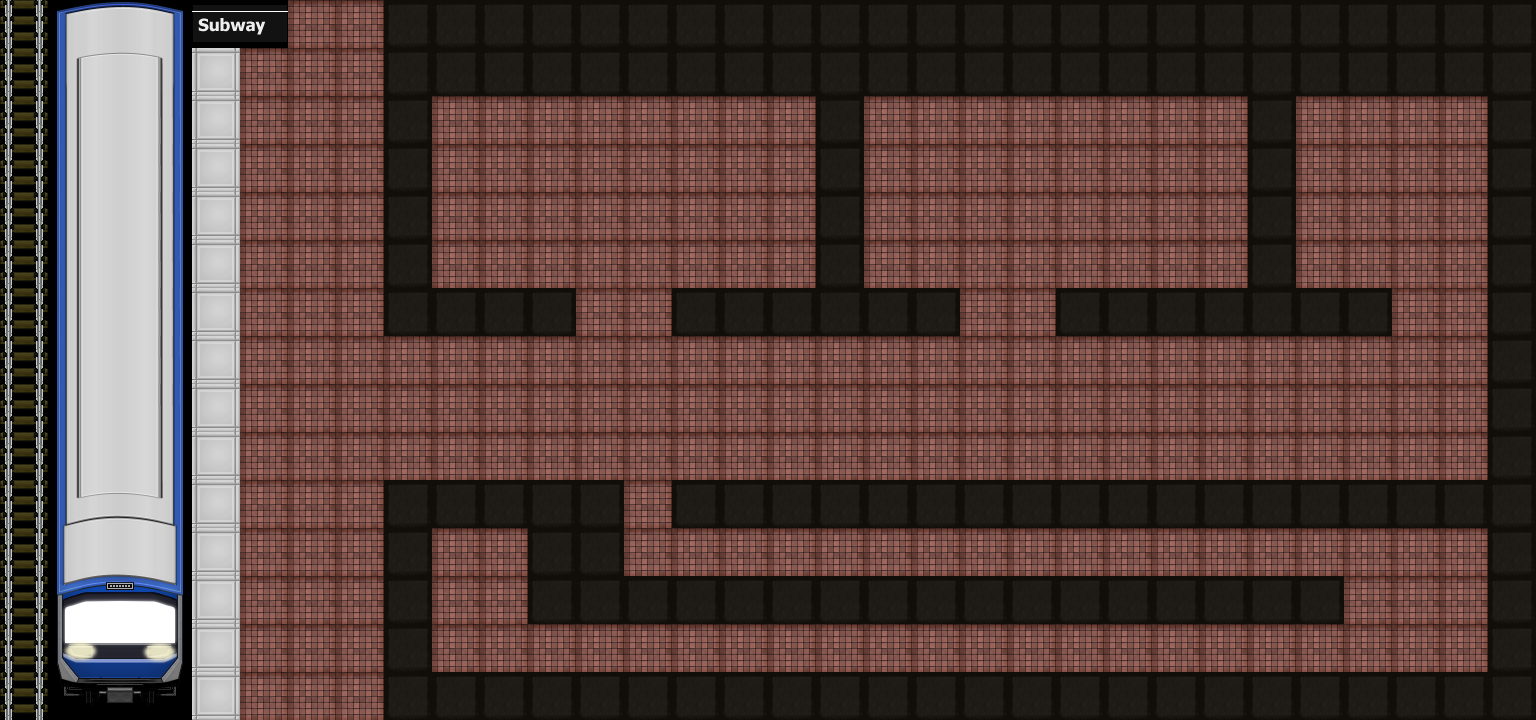

Rendered tile map (Tiled .tmx) drawn with the repository's tilesets; below, a short description and the full map source, tile grids included:
An orthogonal 32x15 tile map with 48x48 px tiles, 1 tile layer (Tile Layer 1), 1 hidden layer not drawn, 7 tilesets.

<map version="1.10" tiledversion="1.10.2" orientation="orthogonal" renderorder="right-down" width="32" height="15" tilewidth="48" tileheight="48" infinite="0" nextlayerid="4" nextobjectid="1">
 <tileset firstgid="1" source="../ts_subway_A2.tsx" />
 <tileset firstgid="193" source="../ts_subway_A4.tsx" />
 <tileset firstgid="349" name="ts_subway_A4_copy" tilewidth="48" tileheight="48" spacing="12" tilecount="156" columns="13">
  <image source="../../KR Transportation Station - Subway and Train Tileset/tileset/ts_subway_A4.png" width="768" height="720" />
 </tileset>
 <tileset firstgid="505" name="ts_subway_A4_cc" tilewidth="48" tileheight="48" tilecount="240" columns="16">
  <image source="../../KR Transportation Station - Subway and Train Tileset/tileset/ts_subway_A4.png" width="768" height="720" />
 </tileset>
 <tileset firstgid="745" source="../ts_subway_B.tsx" />
 <tileset firstgid="1001" name="$!Subway_Car_Left_Right_lights" tilewidth="48" tileheight="48" tilecount="324" columns="12">
  <image source="../../KR Transportation Station - Subway and Train Tileset/tileset/$!Subway_Car_Left_Right_lights.png" width="576" height="1296" />
 </tileset>
 <tileset firstgid="1325" name="$!Subway_Up_Down_lights" tilewidth="48" tileheight="48" tilecount="324" columns="9">
  <image source="../../KR Transportation Station - Subway and Train Tileset/tileset/$!Subway_Up_Down_lights.png" width="432" height="1728" />
 </tileset>
 <layer id="1" name="Tile Layer 1" width="32" height="15">
  <data encoding="csv">
935,1325,1326,1327,970,971,53,53,99,99,99,99,99,99,99,99,99,99,99,99,99,99,99,99,99,99,99,99,99,99,99,99,
935,1334,1335,1336,50,53,53,53,99,99,99,99,99,99,99,99,99,99,99,99,99,99,99,99,99,99,99,99,99,99,99,99,
935,1343,1344,1345,50,53,53,53,99,53,53,53,53,53,53,53,53,99,53,53,53,53,53,53,53,53,99,53,53,53,53,99,
935,1343,1344,1345,50,53,53,53,99,53,53,53,53,53,53,53,53,99,53,53,53,53,53,53,53,53,99,53,53,53,53,99,
935,1343,1344,1345,50,53,53,53,99,53,53,53,53,53,53,53,53,99,53,53,53,53,53,53,53,53,99,53,53,53,53,99,
935,1343,1344,1345,50,53,53,53,99,53,53,53,53,53,53,53,53,99,53,53,53,53,53,53,53,53,99,53,53,53,53,99,
935,1343,1344,1345,50,53,53,53,99,99,99,99,53,53,99,99,99,99,99,99,53,53,99,99,99,99,99,99,99,53,53,99,
935,1343,1344,1345,50,53,53,53,53,53,53,53,53,53,53,53,53,53,53,53,53,53,53,53,53,53,53,53,53,53,53,99,
935,1343,1344,1345,50,53,53,53,53,53,53,53,53,53,53,53,53,53,53,53,53,53,53,53,53,53,53,53,53,53,53,99,
935,1352,1353,1354,50,53,53,53,53,53,53,53,53,53,53,53,53,53,53,53,53,53,53,53,53,53,53,53,53,53,53,99,
935,1361,1362,1363,50,53,53,53,99,99,99,99,99,53,99,99,99,99,99,99,99,99,99,99,99,99,99,99,99,99,99,99,
935,1370,1371,1372,50,53,53,53,99,53,53,99,99,53,53,53,53,53,53,53,53,53,53,53,53,53,53,53,53,53,53,99,
935,1379,1380,1381,50,53,53,53,99,53,53,99,99,99,99,99,99,99,99,99,99,99,99,99,99,99,99,99,53,53,53,99,
935,1388,1389,1390,50,53,53,53,99,53,53,53,53,53,53,53,53,53,53,53,53,53,53,53,53,53,53,53,53,53,53,99,
935,1397,1398,1399,66,53,53,53,99,99,99,99,99,99,99,99,99,99,99,99,99,99,99,99,99,99,99,99,99,99,99,99
</data>
 </layer>
 <layer id="3" name="Копия Tile Layer 1" width="32" height="15" visible="0" opacity="0.51">
  <data encoding="csv">
153,153,153,153,671,671,9,9,153,153,153,153,153,153,153,153,153,153,153,153,153,153,153,153,153,153,153,153,153,153,153,153,
153,153,153,153,671,9,9,9,153,153,153,153,153,153,153,153,153,153,153,153,153,153,153,153,153,153,153,153,153,153,153,153,
153,153,153,153,671,9,9,9,153,9,9,9,9,9,9,9,9,153,9,9,9,9,9,9,9,9,153,9,9,9,9,153,
153,153,153,153,671,9,9,9,153,9,9,101,9,9,9,9,9,153,9,9,9,103,9,9,9,9,153,9,9,103,9,153,
153,153,153,153,671,9,9,9,153,9,9,9,9,9,9,9,9,153,9,9,9,9,9,9,9,9,153,9,9,9,9,153,
153,153,153,153,671,7,9,7,153,9,9,9,9,9,9,9,9,153,9,9,9,9,9,9,9,9,153,9,9,9,9,153,
153,153,153,153,671,9,9,9,153,153,153,153,9,9,153,153,153,153,153,153,9,9,153,153,153,153,153,153,153,9,9,153,
153,153,153,153,671,5,9,9,9,9,9,9,9,9,9,9,9,9,9,9,9,9,9,9,9,9,9,9,9,9,9,153,
153,153,153,153,671,9,9,5,9,9,9,9,9,9,9,9,9,9,9,9,9,9,9,9,9,9,9,9,9,9,9,153,
153,153,153,153,671,5,9,9,9,9,9,9,9,9,9,9,9,9,9,9,9,9,9,9,9,9,9,9,9,9,9,153,
153,153,153,153,671,9,9,9,153,153,153,153,153,9,153,153,153,153,153,153,153,153,153,153,153,153,153,153,153,153,153,153,
153,153,153,153,671,9,9,9,153,9,9,153,153,9,9,9,9,9,9,9,9,9,9,9,9,9,9,9,9,9,9,153,
153,153,153,153,671,9,9,9,153,101,9,153,153,153,153,153,153,153,153,153,153,153,153,153,153,153,153,153,9,9,9,153,
153,153,153,153,671,9,9,9,153,9,9,9,9,9,9,9,9,9,9,9,9,9,9,9,9,9,9,9,9,9,9,153,
153,153,153,153,671,9,9,9,153,153,153,153,153,153,153,153,153,153,153,153,153,153,153,153,153,153,153,153,153,153,153,153
</data>
 </layer>
</map>
